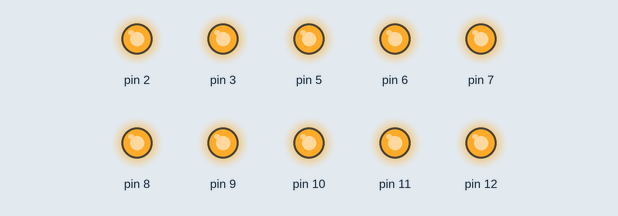
Bench run of a sketch on a simulated Arduino Uno, built with avr-gcc and run on an emulated ATmega328P. Parts: output pins drawn as LEDs (lit = HIGH).

Above: at 0.1 s.
Timing chart, 0 to 1.6 s (numbered marks = the images above):
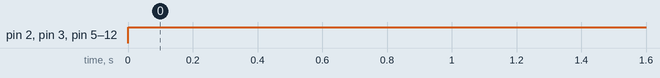

The sketch:

UHR_WORTGRUPPEN.ino
```cpp
// Zeilen
#define Z1 22
#define Z2 24
#define Z3 26
#define Z4 28
#define Z5 30
#define Z6 31
#define Z7 32
#define Z8 33
#define Z9 34
#define Z10 35

// Spalten
#define S1 2
#define S2 3
#define S3 5
#define S4 6
#define S5 7
#define S6 8
#define S7 8
#define S8 9
#define S9 10
#define S10 11
#define S11 12

struct Letter {
  uint8_t row;
  uint8_t col;
};

void setLetter(const Letter& L, bool on) {
  digitalWrite(L.row,  on ? HIGH : LOW);
  digitalWrite(L.col,  on ? HIGH : LOW);
}

// Wortgruppen nach Bildmatrix
// Jede Gruppe = zusammen leuchtende Buchstaben

// ES
Letter GRP_ES[] = {
  {Z1, S1}, {Z1, S2}
};

// ISCH
Letter GRP_ISCH[] = {
  {Z1, S3}, {Z1, S4}, {Z1, S5}, {Z1, S6}
};

// VIERTEL
Letter GRP_VIERTEL[] = {
  {Z1, S7}, {Z1, S8}, {Z1, S9}, {Z1, S10}, {Z1, S11}, {Z2, S1}, {Z2, S2}
};

// NACH
Letter GRP_NACH[] = {
  {Z2, S3}, {Z2, S4}, {Z2, S5}, {Z2, S6}
};

// VOR
Letter GRP_VOR[] = {
  {Z2, S7}, {Z2, S8}, {Z2, S9}
};

// FÜNF
Letter GRP_FUENF[] = {
  {Z2, S10}, {Z2, S11}, {Z3, S1}, {Z3, S2}
};

// ZEHN
Letter GRP_ZEHN[] = {
  {Z3, S3}, {Z3, S4}, {Z3, S5}, {Z3, S6}
};

// DREIVIERTEL
Letter GRP_DREI[] = {
  {Z3, S7}, {Z3, S8}, {Z3, S9}, {Z3, S10}
};

// EIN
Letter GRP_EIN[] = {
  {Z3, S11}, {Z4, S1}, {Z4, S2}
};

// ZWO
Letter GRP_ZWO[] = {
  {Z4, S3}, {Z4, S4}, {Z4, S5}
};

// ZWÖLF
Letter GRP_ZWOELF[] = {
  {Z4, S6}, {Z4, S7}, {Z4, S8}, {Z4, S9}, {Z4, S10}
};

// DREI
Letter GRP_DREI_H[] = {
  {Z5, S1}, {Z5, S2}, {Z5, S3}, {Z5, S4}
};

// VIER
Letter GRP_VIER[] = {
  {Z5, S5}, {Z5, S6}, {Z5, S7}, {Z5, S8}
};

// FÜNF (Stunden)
Letter GRP_FUENF_H[] = {
  {Z5, S9}, {Z5, S10}, {Z5, S11}, {Z6, S1}
};

// SECHS
Letter GRP_SECHS[] = {
  {Z6, S2}, {Z6, S3}, {Z6, S4}, {Z6, S5}, {Z6, S6}
};

// SIEBEN
Letter GRP_SIEBEN[] = {
  {Z6, S7}, {Z6, S8}, {Z6, S9}, {Z6, S10}, {Z6, S11}, {Z7, S1}
};

// ACHT
Letter GRP_ACHT[] = {
  {Z7, S2}, {Z7, S3}, {Z7, S4}, {Z7, S5}
};

// NEUN
Letter GRP_NEUN[] = {
  {Z7, S6}, {Z7, S7}, {Z7, S8}, {Z7, S9}
};

// ZEHNE
Letter GRP_ZEHNE[] = {
  {Z7, S10}, {Z7, S11}, {Z8, S1}, {Z8, S2}, {Z8, S3}
};

// ELF
Letter GRP_ELF[] = {
  {Z8, S4}, {Z8, S5}, {Z8, S6}
};

// UHR
Letter GRP_UHR[] = {
  {Z8, S7}, {Z8, S8}, {Z8, S9}
};

template<size_t N>
void activateGroup(const Letter (&grp)[N], bool state) {
  for (size_t i = 0; i < N; i++) setLetter(grp[i], state);
}

void setup() {
  uint8_t zeilen[] = {Z1,Z2,Z3,Z4,Z5,Z6,Z7,Z8,Z9,Z10};
  uint8_t spalten[] = {S1,S2,S3,S4,S5,S6,S7,S8,S9,S10,S11};

  for (uint8_t p : zeilen) pinMode(p, OUTPUT);
  for (uint8_t p : spalten) pinMode(p, OUTPUT);

  for (;;) {
    activateGroup(GRP_ES, true);
    activateGroup(GRP_ISCH, true);
    activateGroup(GRP_VIERTEL, true);
    activateGroup(GRP_NACH, true);
    activateGroup(GRP_VOR, true);
    activateGroup(GRP_FUENF, true);
    activateGroup(GRP_ZEHN, true);
    activateGroup(GRP_DREI, true);
    activateGroup(GRP_EIN, true);
    activateGroup(GRP_ZWO, true);
    activateGroup(GRP_ZWOELF, true);
    activateGroup(GRP_DREI_H, true);
    activateGroup(GRP_VIER, true);
    activateGroup(GRP_FUENF_H, true);
    activateGroup(GRP_SECHS, true);
    activateGroup(GRP_SIEBEN, true);
    activateGroup(GRP_ACHT, true);
    activateGroup(GRP_NEUN, true);
    activateGroup(GRP_ZEHNE, true);
    activateGroup(GRP_ELF, true);
    activateGroup(GRP_UHR, true);
    delay(99999999);
  }
}

void loop() {}
```

Measured:
- by itself, pin 2, pin 3, pin 5–12: LOW → HIGH at 0.00 s
